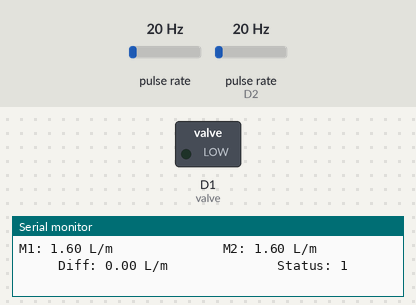
A sketch run on a simulated ESP8266 (NodeMCU). Shown: switched loads named in the sketch (green lamp = pin HIGH), the last lines printed to the serial monitor. Wiring (inferred from the names in the program): 2 × pulse sensor: data D3 / data D2. Inputs (shaded band) come from the test bench; at power-on: pulse rate (sensor on D2) 20 Hz, pulse rate 20 Hz.

Above: at 1.2 s.
1.3 s: pulse rate (sensor on D2) set to 42 Hz
4.3 s: pulse rate (sensor on D2) set to 48 Hz
At 7.4 s:
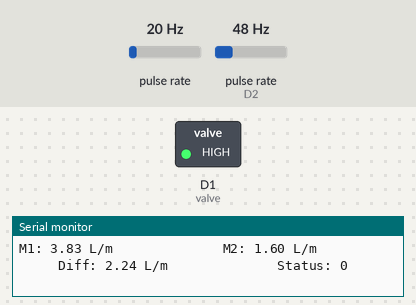
Timing chart, 0 to 8.9 s (numbered marks = the images above; inputs shaded):
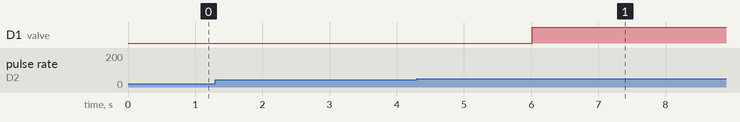

Measured:
- the behaviour switches between 45 and 46 Hz on pulse rate (sensor on D2) (found by bisection; images 0 and 1)
- after the input at 4.3 s, D1 (valve): LOW → HIGH after 1.7 s

The sketch:

espboardsketch.ino
```cpp
#include <ESP8266WiFi.h>
#include <ESP8266HTTPClient.h>
#include <WiFiClient.h>

WiFiClient wifiClient;

const char* ssid = "Saam S23";
const char* password = "Saam1234";

const char* serverName = "http://192.168.185.71/sensorserver/post-esp-data.php";

String apiKeyValue = "tPmAT5Ab3j7F9";


//flow sensor variables start
int sensor_m1 = D2;
int sensor_m2 = D3;

volatile long pulse_m1;
unsigned long lastTime_m1;
float volume_m1;

volatile long pulse_m2;
unsigned long lastTime_m2;
float volume_m2;
//flow sensor variables end

float diff=0;
bool valve_status;

//valve variables starts
int valve = D1;
//valve variables ends

void setup() {
  pinMode(sensor_m1, INPUT);
  pinMode(sensor_m2, INPUT);
  pinMode(valve, OUTPUT);

  valve_status = true;
  digitalWrite(valve, LOW);

  Serial.begin(115200);

  // WiFi.begin(ssid, password);
  // Serial.println("Connecting");
  // while (WiFi.status() != WL_CONNECTED) {
  //   delay(500);
  //   Serial.print(".");
  // }
  // Serial.println("");
  // Serial.print("Connected to WiFi network with IP Address: ");
  // Serial.println(WiFi.localIP());

  attachInterrupt(digitalPinToInterrupt(sensor_m1), increase_m1, RISING);
  attachInterrupt(digitalPinToInterrupt(sensor_m2), increase_m2, RISING);
}
void loop() {

  //flow sensor start
  volume_m1 = 2.663 * pulse_m1 / 1000 * 30;
  if (millis() - lastTime_m1 > 2000) {
    pulse_m1 = 0;
    lastTime_m1 = millis();
  }
  Serial.print("M1: ");
  Serial.print(volume_m1);
  Serial.print(" L/m");

  volume_m2 = 2.663 * pulse_m2 / 1000 * 30;
  if (millis() - lastTime_m2 > 2000) {
    pulse_m2 = 0;
    lastTime_m2 = millis();
  }

 diff = volume_m1 - volume_m2;

if (diff > 4) {
    digitalWrite(valve, HIGH);
    valve_status = false;
  }

  Serial.print("              ");
  Serial.print("M2: ");
  Serial.print(volume_m2);
  Serial.print(" L/m");

  Serial.print("              ");
  Serial.print("Diff: ");
  Serial.print(diff);
  Serial.print(" L/m");

  Serial.print("              ");
  Serial.print("Status: ");
  Serial.print(valve_status);
  Serial.println(" ");
  //flow sensor end


  //diff starts

  //diff ends

  //valve logics start

  //valve logics end

  // if (WiFi.status() == WL_CONNECTED) {
  //   HTTPClient http;
  //   http.begin(wifiClient,serverName);
  //   http.addHeader("Content-Type", "application/x-www-form-urlencoded");
  //   String httpRequestData = "api_key=" + apiKeyValue + "&flow_m1=" + String(volume_m1)
  //                            + "&flow_m2=" + String(volume_m2) + "&diff=" + String(diff) + "&valve_status=" + String(valve_status) + "";  //valve_status
  //   Serial.print("httpRequestData: ");
  //   Serial.println(httpRequestData);
  //   int httpResponseCode = http.POST(httpRequestData);

  //   if (httpResponseCode > 0) {
  //     Serial.print("HTTP Response code: ");
  //     Serial.println(httpResponseCode);
  //   } else {
  //     Serial.print("Error code: ");
  //     Serial.println(httpResponseCode);
  //   }
  //   http.end();
  // } else {
  //   Serial.println("WiFi Disconnected");
  // }
  delay(1000);
}

//flow sensor functions start
ICACHE_RAM_ATTR void increase_m1() {
  pulse_m1++;
}

ICACHE_RAM_ATTR void increase_m2() {
  pulse_m2++;
}
//flow sensor functions end
```
